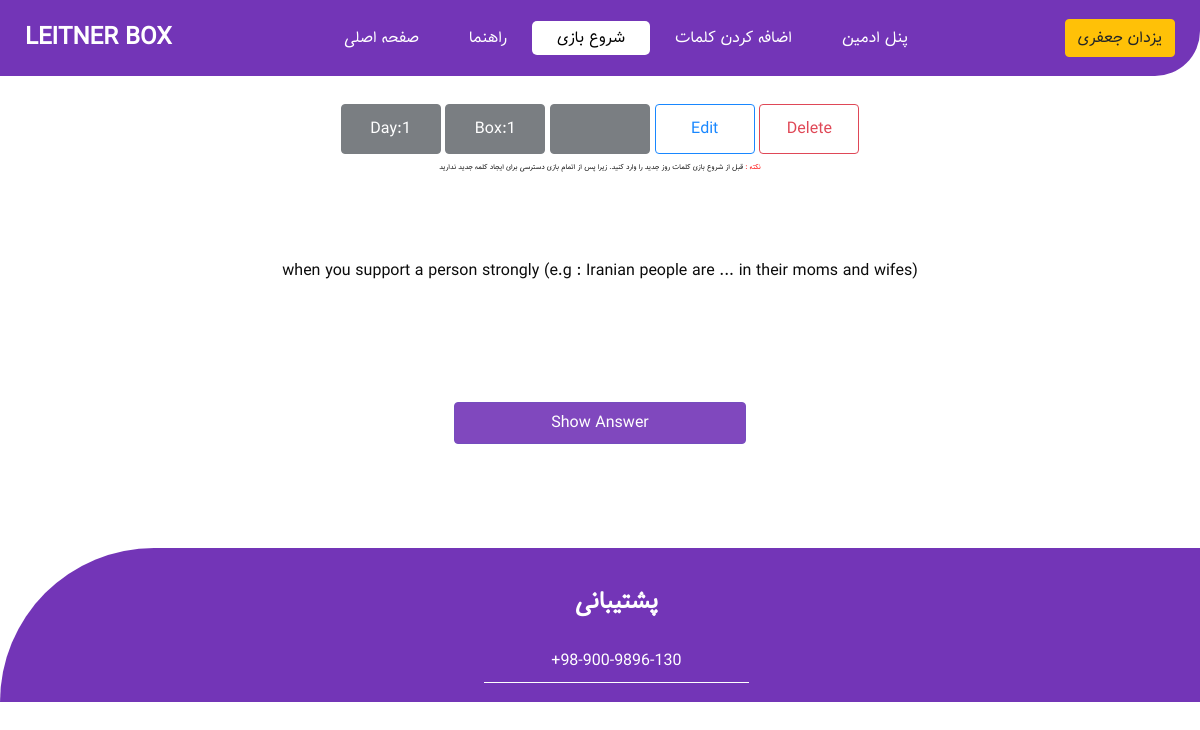
Screenshot of /play/game/ (signed in) with the database file from the repository.
### customauth/models.py (models this page shows)
class MyUser(AbstractBaseUser, PermissionsMixin):
    phone_regex = RegexValidator(
        regex=r'^\+?1?\d{9,11}$',
        message="Phone number must be in the format: '+09123456789'. Up to 11 digits allowed."
    )
    phone_number = models.CharField(validators=[phone_regex], max_length=11, unique=True, verbose_name="phone number")
    full_name = models.CharField(max_length=50, verbose_name="نام و نام خانوادگی", help_text="این فیلد باید به فارسی وارد شود")
    gender = models.CharField(max_length=50, null=True, blank=True, verbose_name="جنسیت")
    date_of_birth = jmodels.jDateField(null=True, blank=True, verbose_name="تاریخ تولد")
    email = models.EmailField(blank=True, null=True, verbose_name="ایمیل")
    profile_picture = models.ImageField(upload_to='profile_pics/', blank=True, null=True, verbose_name="تصویر پروفایل")
    country = models.CharField(max_length=50, blank=True, null=True, default="ایران", verbose_name="کشور", help_text="این فیلد باید به فارسی وارد شود")
    state = models.CharField(max_length=100, blank=True, null=True, verbose_name="استان", help_text="این فیلد باید به فارسی وارد شود")
    city = models.CharField(max_length=100, blank=True, null=True, verbose_name="شهر", help_text="این فیلد باید به فارسی وارد شود")
    is_active = models.BooleanField(default=True, verbose_name="فعال")
    is_staff = models.BooleanField(default=False, verbose_name="کارمند")
    is_superuser = models.BooleanField(default=False, verbose_name="ادمین")
    date_joined = models.DateTimeField(default=timezone.now, verbose_name="تاریخ پیوستن")
    last_login = models.DateTimeField(blank=True, null=True, verbose_name="آخرین ورود")
    email_verified = models.BooleanField(default=False, verbose_name="ایمیل تایید شده")
    phone_verified = models.BooleanField(default=False, verbose_name="تلفن تایید شده")
    objects = MyUserManager()
    USERNAME_FIELD = 'phone_number'
    REQUIRED_FIELDS = ['full_name']
    class Meta:
        verbose_name_plural = "حساب های کاربری"

### Play_App/models.py (models this page shows, shortened)
class Word(models.Model):
    user = models.ForeignKey(MyUser, on_delete=models.CASCADE, verbose_name="کاربر")
    front_word = models.CharField(max_length=255, verbose_name="کلمه رو")
    back_word = models.CharField(max_length=255, verbose_name="کلمه پشت")
    created_at = models.DateTimeField(auto_now_add=True, verbose_name="تاریخ ایجاد")
    updated_at = models.DateTimeField(auto_now=True, verbose_name="تاریخ آخرین تغیر")
    last_reviewed = models.DateTimeField(auto_now=True, verbose_name="تاریخ آخرین بازی")
    box = models.IntegerField(default=1, verbose_name="جعبه")
    day = models.IntegerField(default=1, verbose_name="روز")
    is_correct = models.BooleanField(default=False, verbose_name="تصحیح")
    lock_time = models.DateTimeField(null=True, blank=True, verbose_name="زمان قفل شدن بازی")
    class Meta:
        verbose_name_plural = "کلمات"

### Play_App/views.py (the view, shortened to what this page needs)
# urls.py: path("game/", views.game_show, name="game"),
@csrf_exempt
@login_required
def game_show(request):
    date_get = jdatetime.datetime.now().date()
    date = date_get.strftime("%Y/%m/%d")
    max_day = Word.objects.filter(user=request.user).aggregate(max_day=Max('day'))['max_day']
    if max_day is None:
        return render(request, "Play_App/service.html", {
            'set_up_error': 'لطفاً ابتدا کلمه‌ای اضافه کنید.',
            'date': date
        })
    word = Word.objects.filter(
        Q(lock_time__isnull=True) | Q(lock_time__lt=timezone.now() - datetime.timedelta(hours=12)),
        user=request.user,
        day__lte=max_day,
    ).order_by('day').first()
    all_words_answered = not Word.objects.filter(
        Q(lock_time__isnull=True) | Q(lock_time__lt=timezone.now() - datetime.timedelta(hours=12)),
        user=request.user,
        day__lte=max_day
    ).exists()
    if all_words_answered:
        return render(request, "Play_App/service.html", {
            'finish_error': 'یک خبر خوب :‌ شما به همه کلمات پاسخ دادید 😍 بازی تا فردا قفل شد 😥',
            'date': date
        })
    elif not word:
        return render(request, "Play_App/service.html", {
            'daily_error': 'لطفاً ابتدا کلمه‌ای اضافه کنید.',
            'date': date
        })
    return render(request, "Play_App/service.html", {'word': word, 'date': date})

### Play_App/templates/Play_App/service.html (shortened to what this page needs)
{% extends 'common.html' %}
{% load static %}
{% block service_active %}
active
{% endblock service_active %}
{% block body %}
<div style="text-align: center; margin-top: 20px;">
  <button class="btn btn-dark disabled" style="width: 100px; height: 50px;">Day:{{ word.day }}</button>
  <button class="btn btn-dark disabled" style="width: 100px; height: 50px;">Box:{{ word.box }}</button>
  <button class="btn btn-dark disabled" style="width: 100px; height: 50px; font-size: 13px;">{{ date }}</button>
  {% if word.id %}
  <a href="{% url 'Play_App:edit_word' word.id %}">
  {% else %}
  <a>
  {% endif %}
    <button class="btn btn-outline-primary" style="width: 100px; height: 50px;">Edit</button>
  </a>
  <button class="btn btn-outline-danger" style="width: 100px; height: 50px;" onclick="deleteWord({{ word.id }})">Delete</button>
  <p style="font-size: 0.45em;"><span style="color: red;">نکته : </span> قبل از شروع بازی کلمات روز جدید را وارد کنید. زیرا پس از اتمام بازی دسترسی برای ایجاد کلمه جدید ندارید</p>
</div>
<div class="container-xxl py-5">
  <div class="container py-5 px-lg-5">
    <div class="wow fadeInUp" data-wow-delay="0.1s">
      <p class="text-center mb-4">{{ word.front_word }}</p>
    </div>
    <div class="row justify-content-center">
      <div class="col-lg-7">
        <div class="wow fadeInUp" data-wow-delay="0.3s">
          <div class="col-12 d-flex justify-content-center">
            <button class="btn btn-primary w-50 py-2" type="button" onclick="showBackWord()">Show Answer</button>
          </div>
        </div>
      </div>
    </div>
  </div>
</div>
{% endblock body %}

### templates/common.html (shortened to what this page needs)
{% load static %}
<!DOCTYPE html>
<html lang="fa">
<head>
  <link rel="stylesheet" type="text/css" href="{% static 'css/bootstrap.css' %}" />
  <link href="{% static 'css/font-awesome.min.css' %}" rel="stylesheet"/>
  <link href="{% static 'css/style.css' %}" rel="stylesheet"/>
  <link href="{% static 'css/responsive.css' %}" rel="stylesheet"/>
</head>
<body class="sub_page">
    <div class="hero_area">
      <header class="header_section">
        <div class="container-fluid">
          <nav class="navbar navbar-expand-lg custom_nav-container ">
            <a class="navbar-brand" href="{% url 'Home_App:index' %}">
              <span>
                LEITNER BOX
              </span>
            </a>
            <div class="collapse navbar-collapse" id="navbarSupportedContent">
              <ul class="navbar-nav">
                <li class="nav-item {% block index_active %} {% endblock index_active %}">
                  <a class="nav-link" href="{% url 'Home_App:index' %}">صفحه اصلی <span class="sr-only">(current)</span></a>
                </li>
                <li class="nav-item {% block about_active %} {% endblock about_active %}">
                  <a class="nav-link" href="{% url 'Home_App:about' %}"> راهنما</a>
                </li>
                {% if request.user.is_authenticated %}
                <li class="nav-item {% block service_active %} {% endblock service_active %}">
                  <a class="nav-link" href="{% url 'Play_App:game' %}">شروع بازی</a>
                </li>
                {% else %}
                <li class="nav-item">
                  <a class="nav-link" onclick=RegisterNotification()>شروع بازی</a>
                </li>
                {% endif %}
                {% if request.user.is_authenticated %}
                <li class="nav-item {% block word_active %} {% endblock word_active %}">
                  <a class="nav-link" href="{% url 'Play_App:add_word' %}">اضافه کردن کلمات</a>
                </li>
                {% else %}
                <li class="nav-item">
                  <a class="nav-link" onclick=RegisterNotification()>اضافه کردن کلمات</a>
                </li>
                {% endif %}
                {% if user.is_superuser %}
                <li class="nav-item">
                  <a class="nav-link" href="/admin">پنل ادمین</a>
                </li>
                {% endif %}
              </ul>
                {% if request.user.is_authenticated %}
                  <a href="{% url 'Authentication_App:profile' %}" class="btn btn-warning my-custom-btn">{{ request.user.full_name }}</a>
                {% else %}
                  <a href="{% url 'Authentication_App:login' %}" class="btn btn-warning my-custom-btn">حساب کاربری</a>
                {% endif %}
            </div>
          </nav>
        </div>
      </header>
    </div>
{% block body %}
{% endblock body %}
<div class="footer_container" style="text-align: center;">
<section class="info_section">
    <div class="container">
        <div class="row">
        <div class="col-md-6 col-lg-2 mx-auto">
        </div>
        <div class="col-md-6 col-lg-3 ">
            <h4>
            پشتیبانی
            </h4>
            <form action="#">
            <input type="text" placeholder="+98-900-9896-130" style="text-align: center;" disabled />
            </form>
        </div>
        <div class="col-md-6 col-lg-3 mb-0 ml-auto">
        </div>
    </div>
    </section>
  </div>
</body>
</html>

### static/css/style.css (style rules this page uses)
body { font-family:Samim; font-family: sahel-bold; color: #0c0c0c; background-color: #ffffff; overflow-x: hidden; }
a, a:hover, a:focus { text-decoration: none; }
.btn, .btn:focus { outline: none !important; -webkit-box-shadow: none; box-shadow: none; }
.hero_area { position: relative; min-height: 100vh; display: -webkit-box; display: -ms-flexbox; display: flex; -webkit-box-orient: vertical; -webkit-box-direction: normal; -ms-flex-direction: column; flex-direction: column; background-color: #7335b7; border-radius: 0 0 350px 0; }
.sub_page .hero_area { min-height: auto; border-radius: 0 0 45px 0; }
.header_section { padding: 15px 0; }
.header_section .container-fluid { padding-right: 25px; padding-left: 25px; }
.navbar-brand span { font-weight: bold; color: #ffffff; font-size: 24px; }
.custom_nav-container { padding: 0; }
.custom_nav-container .navbar-nav { margin: auto; }
.custom_nav-container .navbar-nav .nav-item .nav-link { padding: 5px 25px; color: #ffffff; text-align: center; text-transform: uppercase; border-radius: 5px; -webkit-transition: all 0.3s; transition: all 0.3s; }
.custom_nav-container .navbar-nav .nav-item:hover .nav-link, .custom_nav-container .navbar-nav .nav-item.active .nav-link { color: #000000; background-color: #ffffff; }
.footer_container { background-color: #7335b7; color: #ffffff; border-radius: 350px 0 0 0; padding-top: 145px; }
* { box-sizing: border-box }
input[type=text], input[type=password] { width: 100%; padding: 12px; margin: 2px 0 9px 0; display: inline-block; border: none; background: #f1f1f1; }
button { background-color: #3073d8; color: white; padding: 7px; margin: 8px 0; border: none; cursor: pointer; width: 100%; opacity: 0.9; }
.container { padding: 10px; }
.info_section h4 { font-weight: 600; margin-bottom: 20px; }
.info_section form input { border: none; border-bottom: 1px solid #ffffff; background-color: transparent; width: 100%; height: 45px; color: #ffffff; outline: none; }
.info_section form input::placeholder { color: #ffffff; }

### static/css/responsive.css (style rules this page uses)
@media (max-width: 1300px) { .footer_container { border-radius: 250px 0 0 0; } }
@media (min-width: 1200px) { .container { max-width: 1170px; } }

### rows the page displays
MyUser: user.full_name "یزدان جعفری"
Word: day "1", box "1", front_word "when you support a person strongly (e.g : Iranian people are ... in their moms and wifes)"
